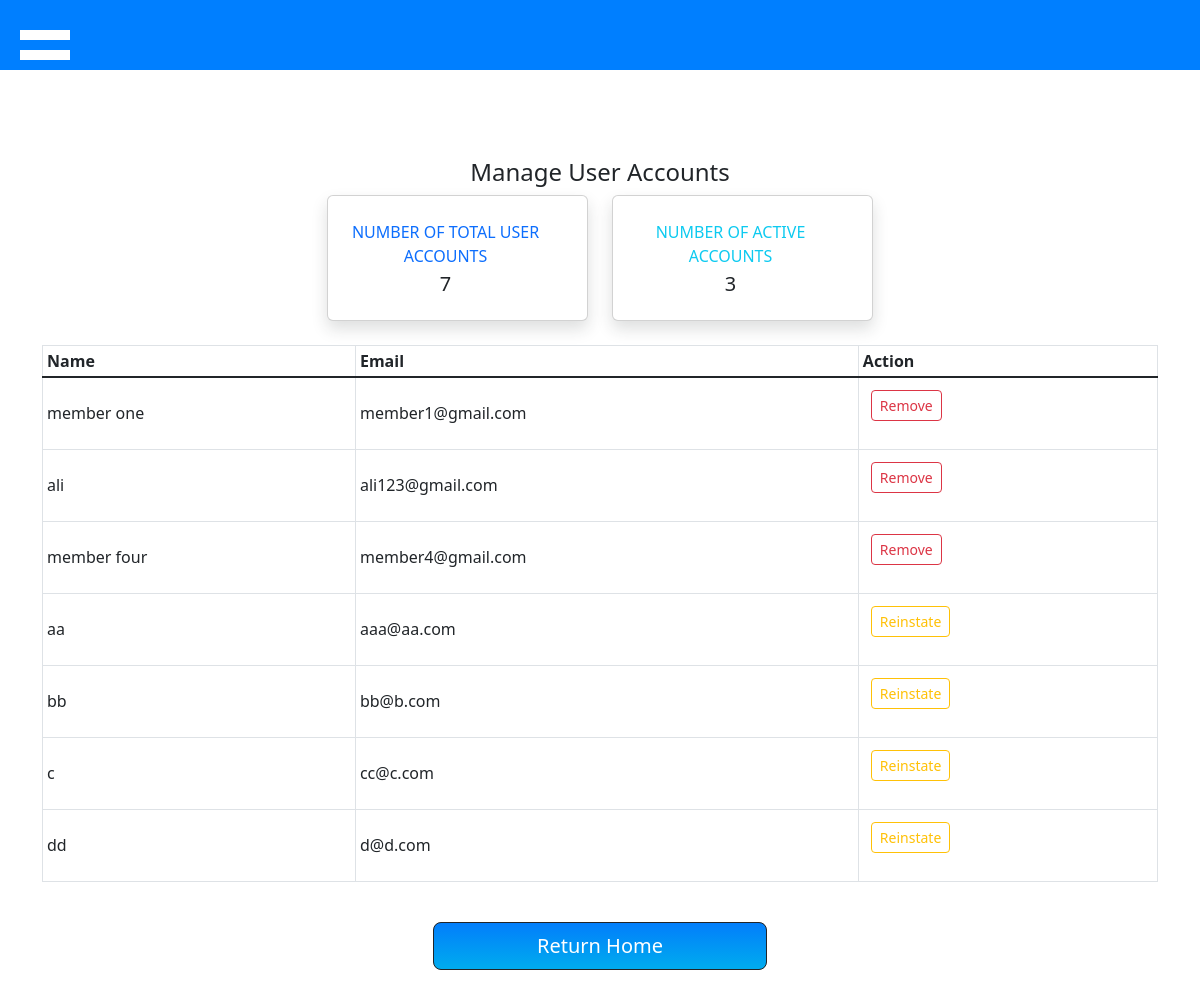
Before: /userAccountManagement.php with the older database file.
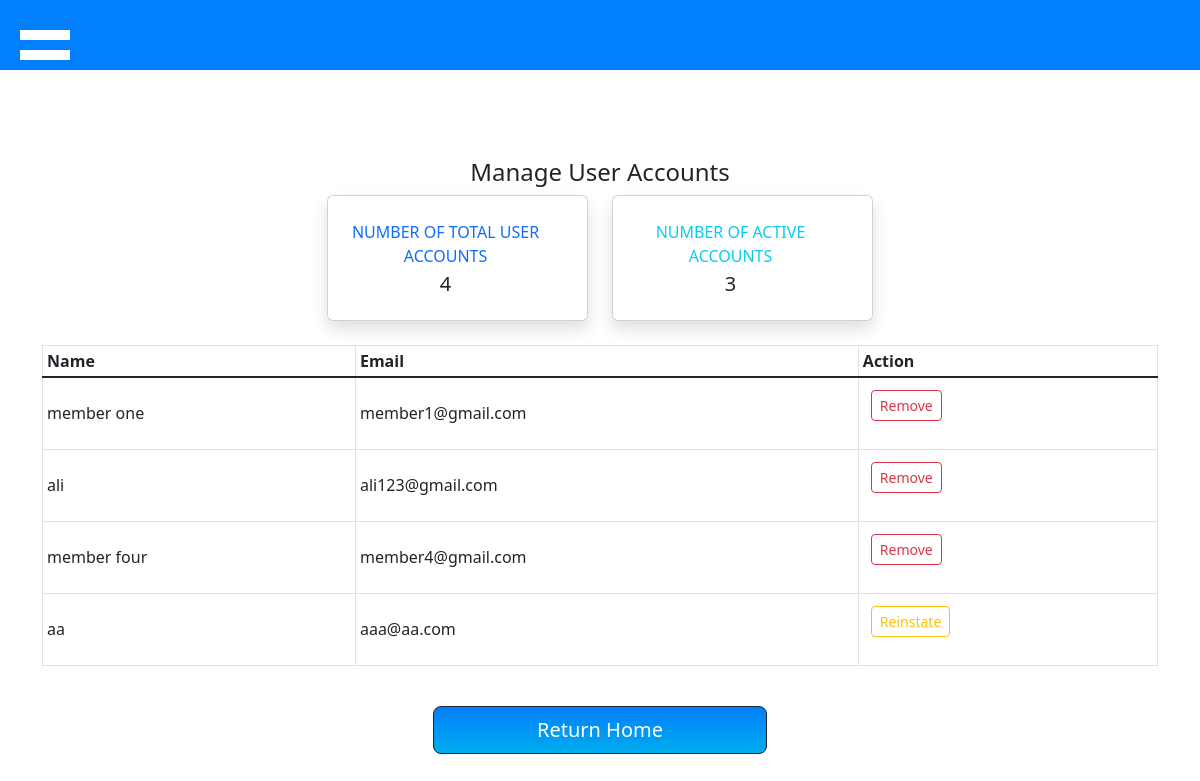
After: the same page with the newer database file.
### tables this page shows
CREATE TABLE `users` (
  `id` int(11) NOT NULL,
  `name` varchar(200) NOT NULL,
  `email` varchar(100) NOT NULL,
  `password` varchar(200) NOT NULL,
  `role` varchar(10) NOT NULL DEFAULT 'member',
  `profile_pic` varchar(250) NOT NULL DEFAULT 'default.jpg',
  `userStatus` varchar(10) NOT NULL DEFAULT 'active'
);

### userAccountManagement.php (the view, shortened to what this page needs)
<?php
require("project_connection.php");
require("navbar_admin.php");
try {
  $sql = "SELECT * FROM `users` where role= 'member' ORDER BY userStatus";
  $result = $db->query($sql);
  $rows = $result->fetchAll();
  $sql2 = "SELECT COUNT(*) FROM `users` where `userStatus` = 'active' AND role= 'member' ";
  $countResult = $db->query($sql2);
  $count = $countResult->fetchColumn();
} catch (PDOException $e) {
  echo $e->getMessage();
  die();
}
?>
<!DOCTYPE html>
<html lang="en">
<head>
  <link href="./assets/dist/css/bootstrap.min.css" rel="stylesheet">
</head>
<body>
  <br><br><br>
  <div class='container-lg'>
    <h4 class="mt-3 mb-2 mx-auto text-center"> Manage User Accounts</h4>
    <div class="row">
      <div class="col-xl-3 col-md-6 mb-4 ms-auto">
        <div class="card border-left-primary shadow h-100 py-2">
          <div class="card-body">
            <div class="row no-gutters align-items-center">
              <div class="col mr-2">
                <div class="text-xs font-weight-bold text-primary text-uppercase mb-1 text-center">
                  Number of total User Accounts</div>
                <div class="h5 mb-0 font-weight-bold text-gray-800 text-center"><?php echo count($rows) ?> </div>
              </div>
            </div>
          </div>
        </div>
      </div>
      <div class="col-xl-3 col-md-6 mb-4 me-auto">
        <div class="card border-left-primary shadow h-100 py-2">
          <div class="card-body">
            <div class="row no-gutters align-items-center">
              <div class="col mr-2">
                <div class="text-xs font-weight-bold text-info text-uppercase mb-1 text-center">
                  Number of active accounts</div>
                <div class="h5 mb-0 font-weight-bold text-gray-800 text-center"><?php echo $count; ?> </div>
              </div>
            </div>
          </div>
        </div>
      </div>
      <div class="table-responsive text-center">
        <table class="table table-bordered table-sm">
          <thead>
            <tr>
              <th scope="col">Name</th>
              <th scope="col">Email</th>
              <th scope="col">Action</th>
            </tr>
          </thead>
          <tbody class="table-group-divider table align-middle">
            <?php
            foreach ($rows as $row) {
            ?>
              <tr>
                <td><?php echo $row['name']; ?></td>
                <td style="white-space: pre-line;"><?php echo $row['email']; ?></td>
                <td>
                  <form>
                    <?php
                    if ($row['userStatus'] == 'active')
                      echo "<input type='submit' name='removeUser' class='btn btn-outline-danger btn-sm' value='Remove'/>";
                    else
                      echo "<input type='submit' name='reinstateUser' class='btn btn-outline-warning btn-sm' value='Reinstate'/>";
                    ?>
                  </form>
                </td>
              </tr>
            <?php
            }
            ?>
          </tbody>
        </table>
      </div>
    </div>
    <div style="width:30%; margin-left:auto; margin-right:auto; margin-bottom:20px;">
    <br>
    <a class='btn btn-dark btn-lg d-block' style="background-image: linear-gradient(0deg, rgb(0, 172, 238) 0%, rgb(2, 126, 251) 100%);" href="<?php if (isset($_SESSION['userType'])) {
                                                                                                                                                  if ($_SESSION['userType'] == "member")
                                                                                                                                                    echo 'memberDashboard.php';
                                                                                                                                                  else if ($_SESSION['userType'] == "admin")
                                                                                                                                                    echo 'adminDashboard.php';
                                                                                                                                                  else if ($_SESSION['userType'] == "specialist")
                                                                                                                                                    echo 'specialistDashboard.php';
                                                                                                                                                } else
                                                                                                                                                  echo 'homepage.php'; ?>">Return Home</a>
                                                                                                                                                  </div>
  </div>
</body>
</html>

Changed rows visible on the page:
removed users: name "bb", email "bb@b.com"
removed users: name "c", email "cc@c.com"
removed users: name "dd", email "d@d.com"
Other visible differences:
count($rows): "7" → "4"
